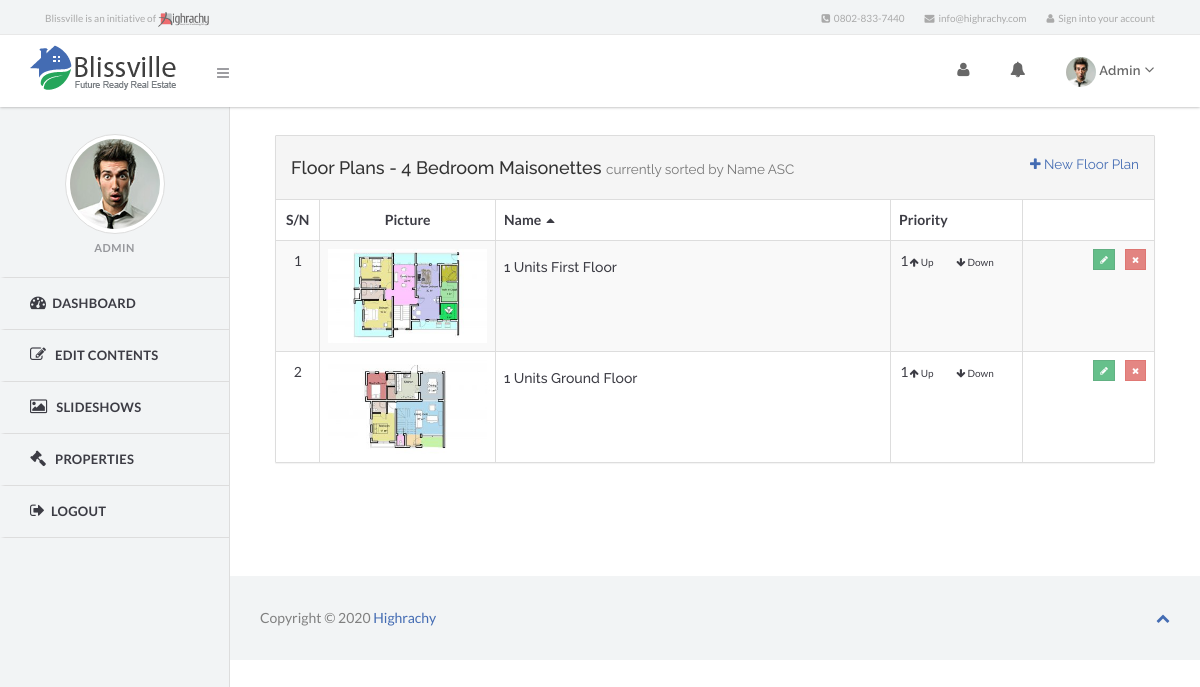
Screenshot of /admin/property/floor_plan/?property=2 (signed in) with the database file from the repository.
### tables this page shows
CREATE TABLE `property` (
  `id` int(11) NOT NULL,
  `name` varchar(255) NOT NULL,
  `url_name` varchar(250) NOT NULL,
  `content` text,
  `price` decimal(10,0) NOT NULL DEFAULT '0',
  `portfolio_Id` int(11) NOT NULL DEFAULT '0',
  `property_type` varchar(255) DEFAULT NULL,
  `floor` varchar(255) DEFAULT NULL,
  `location` varchar(255) DEFAULT NULL,
  `size` varchar(255) DEFAULT NULL,
  `bedroom` smallint(6) NOT NULL DEFAULT '0',
  `living_room` smallint(6) NOT NULL DEFAULT '0',
  `kitchen` smallint(6) NOT NULL,
  `toilet` smallint(6) NOT NULL DEFAULT '0',
  `bathroom` smallint(6) NOT NULL DEFAULT '0',
  `parking_lots` smallint(6) NOT NULL DEFAULT '0',
  `cable_tv` varchar(3) DEFAULT 'YES',
  `core_fibre` varchar(3) DEFAULT 'YES',
  `inverter` varchar(3) DEFAULT 'YES',
  `security_fence` varchar(3) DEFAULT 'YES',
  `car_port` varchar(3) DEFAULT 'YES',
  `guest_toilet` varchar(3) DEFAULT 'YES',
  `guest_room` varchar(3) DEFAULT 'YES',
  `maid_room` varchar(3) DEFAULT 'YES',
  `surveillance` varchar(3) DEFAULT 'YES',
  `smart_solar` varchar(3) DEFAULT 'YES',
  `panic_alarm` varchar(3) DEFAULT 'YES',
  `intercom` varchar(3) DEFAULT 'YES',
  `video_door` varchar(3) DEFAULT 'YES',
  `fire_detection` varchar(3) DEFAULT 'YES',
  `swimming_pool` varchar(3) DEFAULT 'YES',
  `rooftop_gym` varchar(3) DEFAULT 'YES',
  `priority` smallint(6) NOT NULL DEFAULT '1',
  `picture` varchar(150) NOT NULL,
  `created_at` timestamp NULL DEFAULT NULL,
  `updated_at` timestamp NOT NULL DEFAULT CURRENT_TIMESTAMP ON UPDATE CURRENT_TIMESTAMP
);

CREATE TABLE `floor_plans` (
  `id` int(11) NOT NULL,
  `name` varchar(60) NOT NULL,
  `picture` varchar(60) NOT NULL,
  `priority` tinyint(4) NOT NULL DEFAULT '1',
  `property_id` int(11) NOT NULL,
  `created_at` datetime DEFAULT NULL,
  `updated_at` timestamp NULL DEFAULT CURRENT_TIMESTAMP ON UPDATE CURRENT_TIMESTAMP
);

### config.php (called while the page is built, shortened)
<?php
function my_autoloader($className) {
    $className = strtolower($className);
    $path = CLASS_DIR."{$className}.class.php";
}
$db = new Database(DB_HOST, DB_USER, DB_PASSWORD, DB_NAME);

### inc/class/database.class.php (called while the page is built, shortened)
<?php
class Database {
private $link_id = 0;
private $query_id = 0;
public function __construct($server, $user, $pass, $database, $pre=''){
	$this->server=$server;
	$this->user=$user;
	$this->pass=$pass;
	$this->database=$database;
	$this->link_id = @mysqli_connect($this->server, $this->user, $this->pass, $this->database);
	if (!$this->link_id) {
		trigger_error('Could not connect to MySQL: ' . mysqli_connect_error());
	} else {
		mysqli_set_charset($this->link_id, 'utf8');
	}
}
public function query($sql) {
	$this->query_id = @mysqli_query($this->link_id,$sql);
	return $this->query_id;
}
protected function fetch_array($query_id=-1) {
	if ($query_id instanceof mysqli_result) {
		$this->query_id=$query_id;
	}
	if (isset($this->query_id)) {
		$record = @mysqli_fetch_assoc($this->query_id);
	}else{
		trigger_error("Invalid Records could not be fetched.");
	}
	return $record;
}
public function fetch_first_row($query_string) {
	$query_id = $this->query($query_string);
	$out = $this->fetch_array($query_id);
	return $out;
}
public function fetch_all_rows($sql) {
	$query_id = $this->query($sql);
	$out = array();
	while ($row = $this->fetch_array($query_id)){
		$out[] = $row;
	}
	return $out;
}
protected function free_result($query_id=-1) {
	if ($query_id instanceof mysqli_result) {
		$this->query_id=$query_id;
	}
}
}
?>

### inc/class/base.class.php (called while the page is built, shortened)
<?php
class Base{
	protected static $results = array();
	public static $table = "";
	public static $rows = 0;
	public static $counter = 0;
	public static function query($query, $save_total_returned_rows = true){
		global $db;
		$results = $db->fetch_all_rows($query);
		return $results;
	}
	public static function affected_rows($query=""){
		global $db;
		if (!empty($query)){
			static::$rows = $db->total_affected_rows($query);
		}
		return static::$rows;
	}
	public static function paginate($limit,$additional_query="",$join_query = ""){
		$items_per_page = $limit;
		if (empty($join_query))
			$query = "SELECT * FROM ". static::$table .$additional_query;
		else
			$query = $join_query . $additional_query;
		$total_returned_rows = static::affected_rows($query);
		$page = new Paginator($total_returned_rows,$items_per_page);
		$generated_pages = $page->generate();
		$start = $page->get_start_position();
		$new_query = $query . " LIMIT $start, $limit";
		$result = static::query($new_query,false);
		static::$counter = $start + 1;
		static::$rows = $total_returned_rows;
		static::$results = $result;
		return $generated_pages;
	}
	public static function get_counter(){
		return static::$counter;
	}
  public static function get_results(){
    return static::$results;
  }
	public static function get_name($id){
		global $db;
		$query = "SELECT name FROM ".static::$table." WHERE id = $id";
		$results = $db->fetch_first_row($query);
		return $results['name'];
	}
}

### admin/property/floor_plan/index.php (the view, shortened to what this page needs)
<?php
include('../../../config.php');
$property_id = URL::get('property',0);
$property_name = Property::get_name($property_id);
$sort_item = URL::get(Sort::$item_url,FloorPlan::$default_sort_item);
$sort_order = URL::get(Sort::$order_url,FloorPlan::$default_sort_order);
$sort_text = Sort::current($sort_item,$sort_order);
$where_query = " WHERE property_id = $property_id ";
$additional_query = $where_query . Sort::get_order_query();
$items_per_page = 10;
$page = FloorPlan::paginate($items_per_page,$additional_query);
$floor_plans = FloorPlan::get_results();
$count = FloorPlan::get_counter();
include(SERVER_DIR.'inc/header.php');
?>
    <section class="right-panel">
      <div class="container-fluid">
            <div class="row">
                <div id="content">
                  <div class="panel panel-default">
                      <div class="panel-heading">
                        <h4>Floor Plans - <?php echo $property_name ?>
                          <small> currently sorted by <?php echo $sort_text ?> </small>
                          <small class="pull-right">
                            <a href="<?php echo URL::display('admin/property/floor_plan/new.php?property='.$property_id) ?>"><i class="fa fa-plus"></i> New Floor Plan</a>
                          </small>
                        </h4>
                      </div>
                      <?php if(!empty($floor_plans)) : ?>
                      <div class="table-responsive">
                        <table class="table table-bordered table-striped table-hover responsive">
                          <thead>
                            <tr>
                              <th style="width:5%;" class="text-center">
                                <?php echo Sort::generate_link('id','S/N') ?>
                              </th>
                              <th style="width:20%;" class="text-center">Picture</th>
                              <th style="width:45%;"><?php echo Sort::generate_link('name','Name') ?></th>
                              <th style="width:15%;"><?php echo Sort::generate_link('priority') ?></th>
                              <th style="width:15%;"></th>
                            </tr>
                          </thead>
                          <tbody>
                             <?php foreach($floor_plans as $floor_plan) : extract($floor_plan) ?>
                            <tr>
                              <td class="text-center"><?php echo $count++ ?></td>
                              <td class="text-center"><img src="<?php URL::display(FloorPlan::upload_url('small/'.$picture)) ?>" alt="<?php echo $name ?>" class="img-responsive"></td>
                              <td><h5 class="no-margin-bottom"><?php echo $name ?> </h5></td>
                              <td align="center">
                                <?php echo $priority ?>
                              <span class="pull-right">
                                  <a class="small-link tip" href="<?php echo '?id='.$floor_plan['id'].'&task=move-up&property='.$property_id?>" title="Increase">
                                  <i class="fa fa-arrow-up"></i> Up</a>
                                  <a class="small-link tip" href="<?php echo '?id='.$floor_plan['id'].'&task=move-down&property='.$property_id ?>" title="Decrease">
                                  <i class="fa fa-arrow-down"></i> Down</a>
                              </span>
                              </td>
                              <td class="text-right">
                              <a class="btn btn-danger btn-icon btn-hollow btn-xs tip pull-right" href="" title="Delete Floor Plan"><i class="fa fa-times"></i></a>
                              <a class="btn btn-default btn-icon btn-hollow btn-xs tip pull-right" href="" title="Edit Floor Plan"><i class="fa fa-pencil"></i></a>
                              </td>
                            </tr>
                            <?php endforeach ?>
                          </tbody>
                        </table>
                      </div>
                      <?php else : echo '<h6>&nbsp;&nbsp;You have no Floor Plan in the database.</h6>'; endif ?>
                  </div>
                </div>
            </div>
      </div>
    </section>
<?php
  include(SERVER_DIR.'inc/footer.php');
?>

### rows the page displays
property: name "4 Bedroom Maisonettes"
floor_plans: shows a picture, name "1 Units First Floor", priority "1"
floor_plans: shows a picture, name "1 Units Ground Floor", priority "1"

### other values shown
$options['email'] "info@highrachy.com"
$options['phone'] "0802-833-7440"
Session::get('name') "Admin"
Session::get('name') "ADMIN"
$sort_text "Name ASC"
Sort::generate_link('id','S/N') "S/N"
Sort::generate_link('name','Name') "Name"
Sort::generate_link('priority') "Priority"
Date('Y') "2020"
